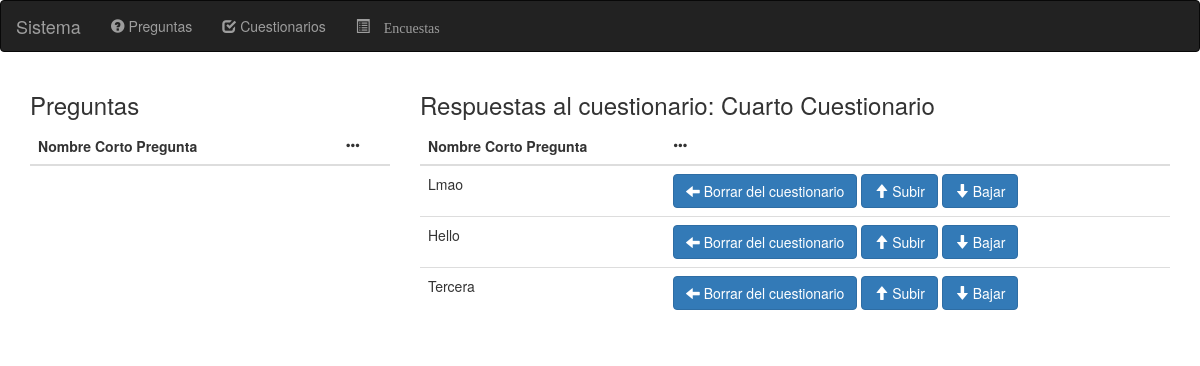
The app's page /cuestionario/preguntas/4 with its own data.
### tables this page shows
CREATE TABLE `cuestionario` (
  `idCuestionario` int(11) NOT NULL,
  `nombreCuestionario` varchar(600) NOT NULL
);

CREATE TABLE `pregunta_cuestionario` (
  `idPregunta` int(11) NOT NULL,
  `idCuestionario` int(11) NOT NULL,
  `secuencia` int(11) NOT NULL
);

CREATE TABLE `pregunta` (
  `idPregunta` int(11) NOT NULL,
  `nombreCortoPregunta` varchar(200) NOT NULL,
  `descripcionPregunta` varchar(4000) NOT NULL
);

### application/controllers/cuestionario.php (called while the page is built, shortened)
<?php if ( ! defined('BASEPATH')) exit('No direct script access allowed');
class Cuestionario extends CI_Controller {
    function __construct() {
        $this->load->helper('url');
        $this->load->helper('form');
        $this->load->model('modelo_cuestionario');
    }
    function preguntas() {
        $idCuestionario = $this->uri->segment(3);
        $cuestionario = $this->modelo_cuestionario->obtener($idCuestionario);
        $preguntas = $this->modelo_cuestionario->obtenerPreguntas($idCuestionario);
        $preguntasRestantes = $this->modelo_cuestionario->obtenerPreguntasRestantes($idCuestionario);
        $data = array(
            'id' => $idCuestionario,
            'cuestionario' => $cuestionario,
            'preguntas' => $preguntas,
            'preguntasRestantes' => $preguntasRestantes);
        $this->load->view('headers');
        $this->load->view('navbar');
        if ($cuestionario == false || $preguntas == false) {
            echo 'Error al consultar la base de datos';
        } else {
            $this->load->view('cuestionario/listaPreguntas', $data);
        }
        $this->load->view('footer');
    }
}

### index.php (called while the page is built, shortened)
<?php
require_once BASEPATH.'core/CodeIgniter.php';

### application/models/modelo_cuestionario.php (called while the page is built, shortened)
<?php if (!defined('BASEPATH')) exit('No direct script access allowed');
class modelo_cuestionario extends CI_Model
{
    function obtener($id)
    {
        try {
            return $this->db->get_where('cuestionario', array('idCuestionario' => $id));
        } catch (Exception $ex) {
            return false;
        }
    }
    function obtenerPreguntas($idCuestionario)
    {
        try {
            $this->db->select('*');
            $this->db->from('pregunta_cuestionario');
            $this->db->order_by('secuencia', 'asc');
            $this->db->where('idCuestionario', $idCuestionario);
            $this->db->join('pregunta', 'pregunta_cuestionario.idPregunta = pregunta.idPregunta');
            return $this->db->get();
        } catch (Exception $ex) {
            return false;
        }
    }
    function obtenerPreguntasRestantes($idCuestionario)
    {
        $this->db->select('*');
        $this->db->from('pregunta');
        $this->db->where("idPregunta NOT IN (SELECT idPregunta FROM pregunta_cuestionario WHERE idCuestionario = " . $this->db->escape($idCuestionario) . ")", NULL, FALSE);
        $query = $this->db->get();
        return $query;
    }
}

### application/views/cuestionario/listaPreguntas.php (the view, shortened to what this page needs)
<div class="container">
<div class="row">
<div class="col-md-4">
    <h3>Preguntas</h3>
    <table class="table">
        <thead>
            <tr>
                <th>Nombre Corto Pregunta</th>
                <th><span class="glyphicon glyphicon-option-horizontal"></span></th>
            </tr>
        </thead>
    </table>
</div>
<div class="col-md-8">
    <h3>Respuestas al cuestionario: <?= $cuestionario->result()[0]->nombreCuestionario ?></h3>
    <table class="table">
        <thead>
            <tr>
                <th>Nombre Corto Pregunta</th>
                <th><span class="glyphicon glyphicon-option-horizontal"></span></th>
            </tr>
        </thead>
        <tbody>
<?php
    foreach ($preguntas->result() as $row) {
        ?>
            <tr>
                <td><?= $row->nombreCortoPregunta ?></td>
                <td>
                    <a href="<?= base_url('/cuestionario/borrarPregunta/'.$id.'/'.$row->idPregunta) ?>" class="btn btn-primary"><span class="glyphicon glyphicon-arrow-left"></span> Borrar del cuestionario</a>
                    <a href="<?= base_url('/cuestionario/moverArriba/'.$id.'/'.$row->idPregunta) ?>" class="btn btn-primary"><span class="glyphicon glyphicon-arrow-up"></span> Subir</a>
                    <a href="<?= base_url('/cuestionario/moverAbajo/'.$id.'/'.$row->idPregunta) ?>" class="btn btn-primary"><span class="glyphicon glyphicon-arrow-down"></span> Bajar</a>
                </td>
            </tr>
        <?php
    }
?>
    </tbody>
    </table>
</div>
</div>
</div>

### records on screen
cuestionario: nombreCuestionario "Cuarto Cuestionario"
pregunta_cuestionario: idPregunta.nombreCortoPregunta "Lmao"
pregunta_cuestionario: idPregunta.nombreCortoPregunta "Hello"
pregunta_cuestionario: idPregunta.nombreCortoPregunta "Tercera"
